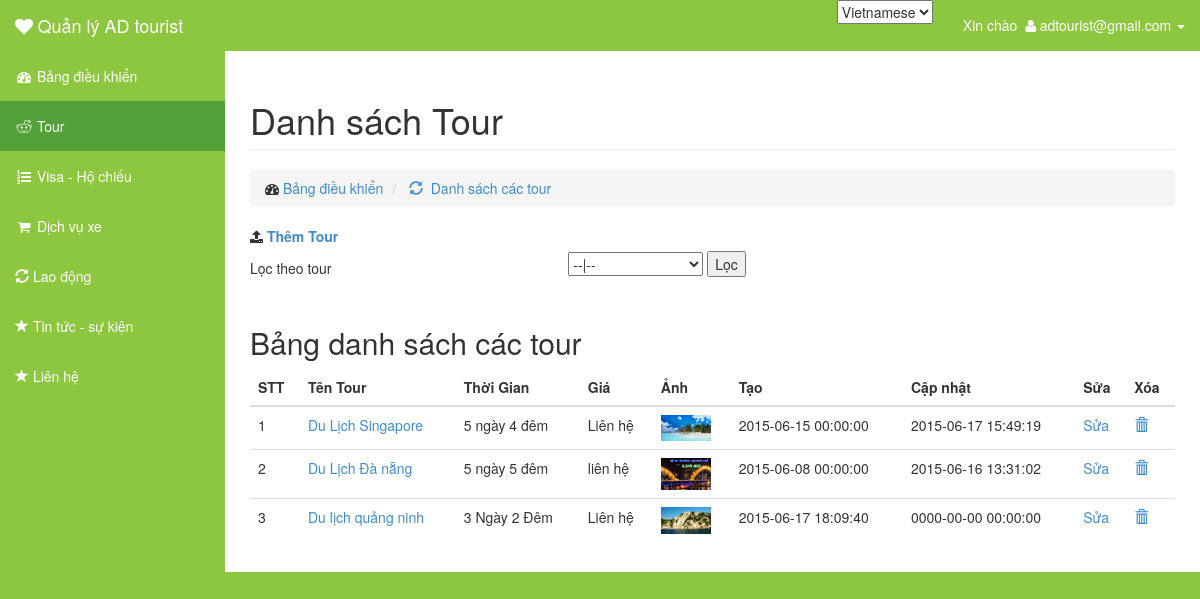
The app's page /admin/index.php?controller=tour&lang=vi (signed in), older data.
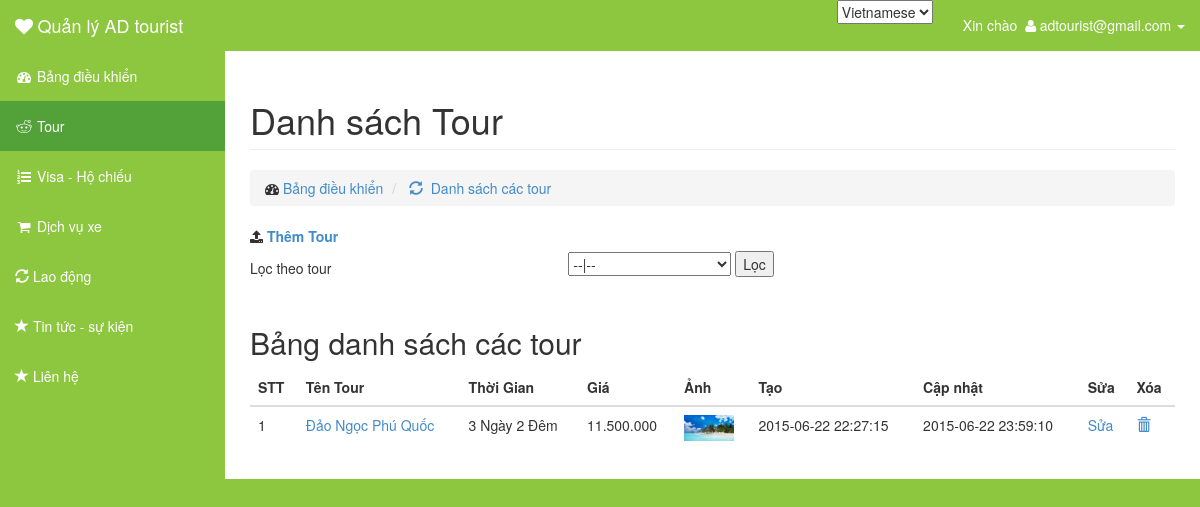
The same page, newer data.
### tables this page shows
CREATE TABLE IF NOT EXISTS `tour_content` (
  `tour_content_code` int(11) NOT NULL AUTO_INCREMENT,
  `tour_region_code` int(11) NOT NULL,
  `title` varchar(255) NOT NULL,
  `time` varchar(20) NOT NULL,
  `total_cost` varchar(255) NOT NULL,
  `content` text,
  `content_cost` text,
  `description` varchar(255) DEFAULT NULL,
  `image` varchar(100) DEFAULT NULL,
  `update_at` datetime NOT NULL,
  `create_at` datetime NOT NULL,
  `tour_country_code` int(11) NOT NULL,
  `possition` text NOT NULL,
  `image_relate` text NOT NULL,
  PRIMARY KEY (`tour_content_code`)
);

### admin/controller/tour/index.php (called while the page is built, shortened)
<?php
	$lang = get_lang();
	$tour_region = get_all('tour_region');
	$current_possition = array(array('name'=>'Danh sách các tour','link'=>'index.php?lang='.$lang.'&controller=tour'));
	if(isset($_POST['tour_region_code']))
	{
		$tour_region_code = $_POST['tour_region_code'];
		if($tour_region_code == 0 )
		{
			$tour = get_all('tour_content');
		}
		else{
			$selected = $tour_region_code;
			$tour = get_all_record('tour_content','tour_region_code',$tour_region_code);
		}
	}
	else
	{
		$tour = get_all('tour_content');
	}
	require_once('view/tour/index.php');
 ?>

### admin/library/function.php (called while the page is built, shortened)
<?php
function get_lang(){
	if(isset($_GET['lang']) &&  $_GET['lang'] == 'en'){
		return 'en';
	}
	else return 'vi';
}
 ?>

### admin/model/database.php (called while the page is built, shortened)
<?php
function get_all($table,$select = '*'){
	$sql = "SELECT $select FROM $table";
	$query = mysql_query($sql) or die(mysql_error());
	$data = array();
	if(mysql_num_rows($query) > 0)
	{
		while($row = mysql_fetch_assoc($query))
			$data[] = $row;
	}
	return $data;
}
?>

### admin/view/tour/tour_table.php (the view, shortened to what this page needs)
	<div class="col-md-12"><label><i class="fa fa-upload"></i> <a href="index.php?controller=tour&amp;action=add&amp;lang=<?php echo $lang ?>">Thêm Tour</a></label></div>
	<div class="col-md-4"><h5>Lọc theo tour</h5></div>
	<div class="col-md-8">
		<form method="POST" action="index.php?controller=tour">
			<select name="tour_region_code">
				<option <?php echo isset($selected)? "" : "selected" ?> value="0">--|--</option>
			</select>
			<input type="submit" value="Lọc" name="filler">
		</form>
	</div>
	<div class="col-md-12"><h3 text-center bg-info><?php if(isset($success)) echo $success; ?></h3></div>
	<div class="col-md-12">
		<h2>Bảng danh sách các tour</h2>
		<div class="table-responsive">
			<table class="table table-hover">
				<thead>
					<tr>
						<th>STT</th>
						<th>Tên Tour</th>
						<th>Thời Gian</th>
						<th>Giá</th>
						<th>Ảnh</th>
						<th>Tạo</th>
						<th>Cập nhật</th>
						<th>Sửa</th>
						<th>Xóa</th>
					</tr>
				</thead>
				<tbody>
				<?php foreach($tour as $key => $value): ?>
					<tr>
						<td><?php echo $key +1 ?></td>
						<td><a href="index.php?controller=tour&amp;action=tour_detail&amp;tour_content_code=<?php echo $value['tour_content_code'] ?>" ><?php echo $value['title'] ?></a></td>
						<td><?php echo $value['time'] ?></td>
						<td><?php echo $value['total_cost'] ?></td>
						<td><img src=<?php echo ROOTPATH.$value['image'] ?> width="50"></td>
						<td><?php echo $value['create_at'] ?></td>
						<td><?php echo $value['update_at'] ?></td>
						<td><a href="index.php?controller=tour&amp;action=edit&amp;tour_content_code=<?php echo $value['tour_content_code'] ?>&amp;lang=<?php echo $lang ?>">Sửa</a></td>
						<td><a href="index.php?controller=tour&amp;action=delete&amp;tour_content_code=<?php echo $value['tour_content_code'] ?>&amp;lang=<?php echo $lang ?>"><i class="glyphicon glyphicon-trash"></i></a></td>
					</tr>
				<?php endforeach ?>
				</tbody>
			</table>
		</div>
	</div>
</div>

### admin/template/current_possition.php
<ol class="breadcrumb">
        <li>
            <i class="fa fa-dashboard"></i>  <a href="index.php?controller=dashboard">Bảng điều khiển</a>
        </li>
        <?php foreach ($current_possition as $key):?>
        <li class="active">
            <span itemscope itemtype="http://data-vocabulary.org/Breadcrumb">
                <a href=<?php echo $key['link'] ?> itemprop="url">
                    <i class="glyphicon glyphicon-refresh"></i>&nbsp;
                    <span itemprop="title"><?php echo $key['name'] ?></span>
                </a>
            </span>
        </li>
    <?php endforeach ?>
</ol>

Row changes from the older to the newer data that the page shows:
removed tour_content: title "Du Lịch Singapore", time "5 ngày 4 đêm", total_cost "Liên hệ", image (picture), create_at "2015-06-15 00:00:00", update_at "2015-06-17 15:49:19"
removed tour_content: title "Du Lịch Đà nẵng", time "5 ngày 5 đêm", total_cost "liên hệ", image (picture), create_at "2015-06-08 00:00:00", update_at "2015-06-16 13:31:02"
removed tour_content: title "Du lịch quảng ninh", time "3 Ngày 2 Đêm", total_cost "Liên hệ", image (picture), create_at "2015-06-17 18:09:40", update_at "0000-00-00 00:00:00"
added tour_content: title "Đảo Ngọc Phú Quốc", time "3 Ngày 2 Đêm", total_cost "11.500.000", image (picture), create_at "2015-06-22 22:27:15", update_at "2015-06-22 23:59:10"
